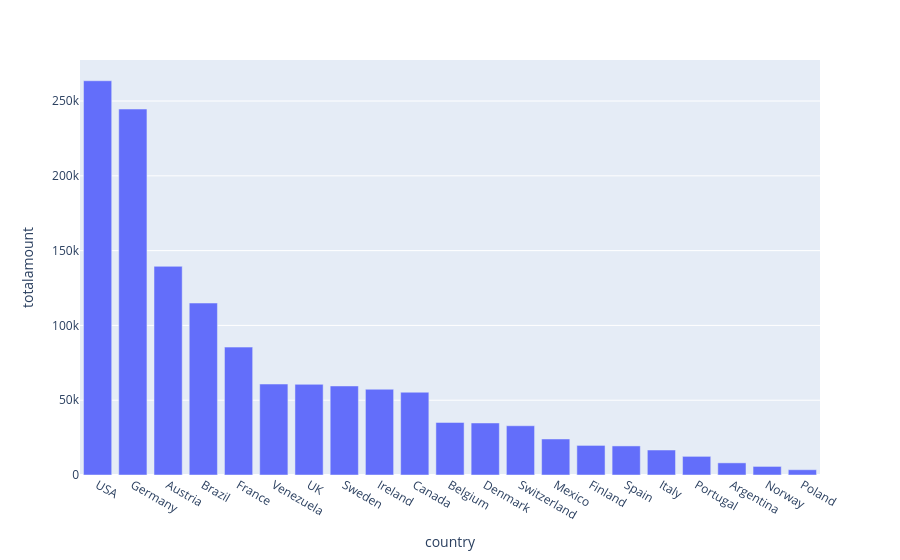
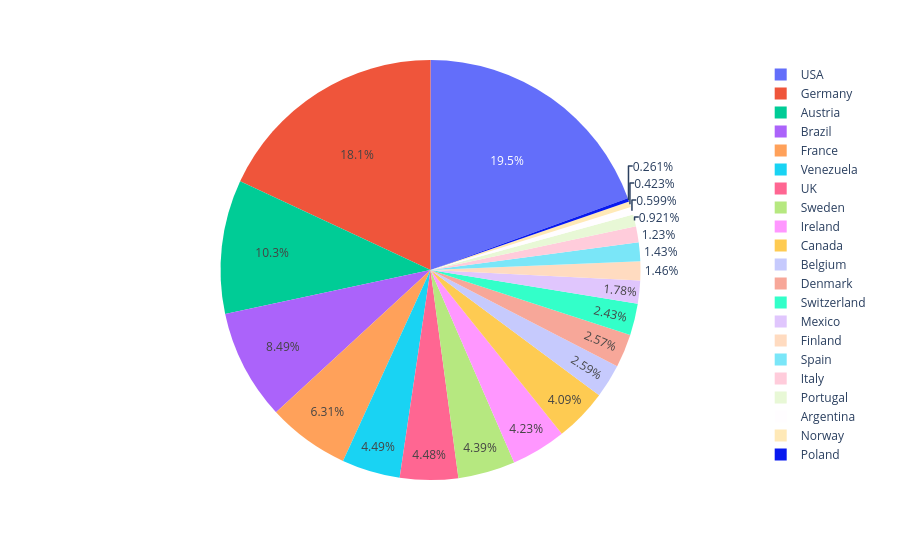

Notebook source saved alongside these figures, in order:
### Code cell
plots('country')

### Figure 1 — Plotly figure (JSON) as saved in the notebook; plotly's stock layout.template omitted (floating-point values rounded to 4 significant figures)
{"data": [{"hovertemplate": "country=%{x}<br>totalamount=%{y}<extra></extra>", "legendgroup": "", "marker": {"color": "#636efa", "pattern": {"shape": ""}}, "name": "", "orientation": "v", "showlegend": false, "textposition": "auto", "type": "bar", "x": ["USA", "Germany", "Austria", "Brazil", "France", "Venezuela", "UK", "Sweden", "Ireland", "Canada", "Belgium", "Denmark", "Switzerland", "Mexico", "Finland", "Spain", "Italy", "Portugal", "Argentina", "Norway", "Poland"], "xaxis": "x", "y": [263600.0, 244600.0, 139500.0, 115000.0, 85500.0, 60810.0, 60620.0, 59520.0, 57320.0, 55330.0, 35130.0, 34780.0, 32920.0, 24070.0, 19780.0, 19430.0, 16710.0, 12470.0, 8119.0, 5735.0, 3532.0], "yaxis": "y"}], "layout": {"barmode": "relative", "legend": {"tracegroupgap": 0}, "margin": {"t": 60}, "xaxis": {"anchor": "y", "domain": [0, 1], "title": {"text": "country"}}, "yaxis": {"anchor": "x", "domain": [0, 1], "title": {"text": "totalamount"}}}}

### Figure 2 — Plotly figure (JSON) as saved in the notebook; plotly's stock layout.template omitted (floating-point values rounded to 4 significant figures)
{"data": [{"domain": {"x": [0, 1], "y": [0, 1]}, "hovertemplate": "country=%{label}<br>totalamount=%{value}<extra></extra>", "labels": ["USA", "Germany", "Austria", "Brazil", "France", "Venezuela", "UK", "Sweden", "Ireland", "Canada", "Belgium", "Denmark", "Switzerland", "Mexico", "Finland", "Spain", "Italy", "Portugal", "Argentina", "Norway", "Poland"], "legendgroup": "", "name": "", "showlegend": true, "type": "pie", "values": [263600.0, 244600.0, 139500.0, 115000.0, 85500.0, 60810.0, 60620.0, 59520.0, 57320.0, 55330.0, 35130.0, 34780.0, 32920.0, 24070.0, 19780.0, 19430.0, 16710.0, 12470.0, 8119.0, 5735.0, 3532.0]}], "layout": {"legend": {"tracegroupgap": 0}, "margin": {"t": 60}}}
